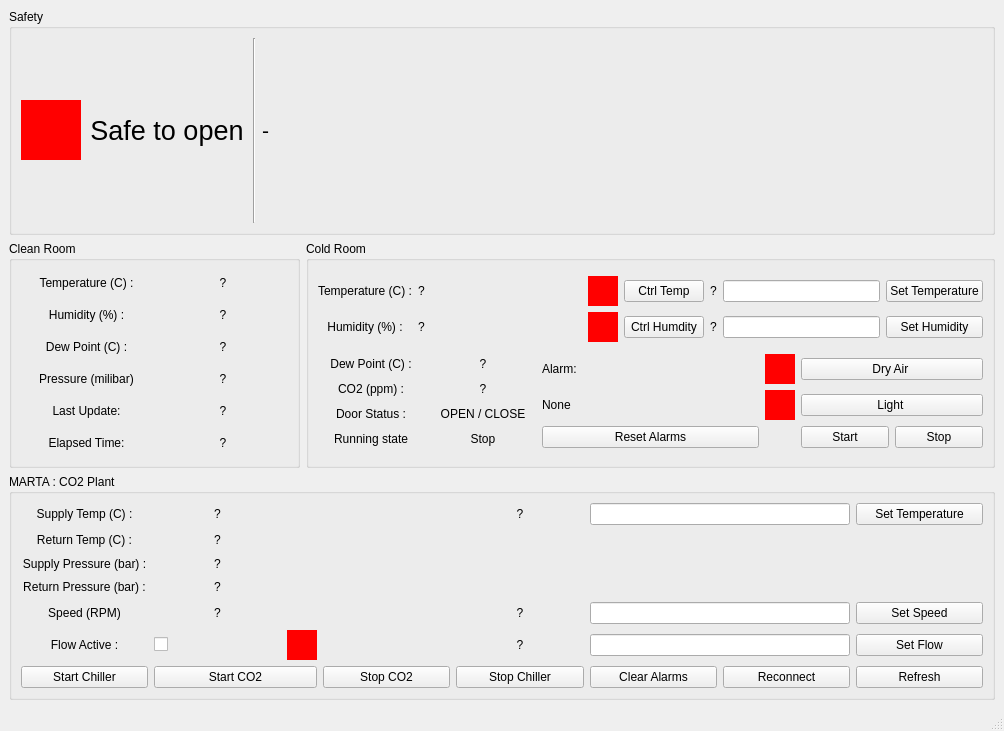
<?xml version="1.0" encoding="UTF-8"?>
<ui version="4.0">
 <class>MainWindow</class>
 <widget class="QMainWindow" name="MainWindow">
  <property name="geometry">
   <rect>
    <x>0</x>
    <y>0</y>
    <width>1004</width>
    <height>731</height>
   </rect>
  </property>
  <property name="windowTitle">
   <string>MainWindow</string>
  </property>
  <widget class="QWidget" name="centralwidget">
   <layout class="QGridLayout" name="gridLayout_9">
    <item row="1" column="0">
     <widget class="QGroupBox" name="groupBox">
      <property name="maximumSize">
       <size>
        <width>291</width>
        <height>241</height>
       </size>
      </property>
      <property name="title">
       <string>Clean Room</string>
      </property>
      <layout class="QGridLayout" name="gridLayout_5">
       <item row="0" column="0">
        <layout class="QGridLayout" name="gridLayout_4">
         <item row="0" column="0">
          <widget class="QLabel" name="cleanroom_temp_label">
           <property name="text">
            <string>Temperature (C) :</string>
           </property>
           <property name="alignment">
            <set>Qt::AlignCenter</set>
           </property>
          </widget>
         </item>
         <item row="0" column="1">
          <widget class="QLabel" name="cleanroom_temp_value_label">
           <property name="text">
            <string>?</string>
           </property>
           <property name="alignment">
            <set>Qt::AlignCenter</set>
           </property>
          </widget>
         </item>
         <item row="1" column="0">
          <widget class="QLabel" name="cleanroom_humidity_label">
           <property name="text">
            <string>Humidity (%) :</string>
           </property>
           <property name="alignment">
            <set>Qt::AlignCenter</set>
           </property>
          </widget>
         </item>
         <item row="1" column="1">
          <widget class="QLabel" name="cleanroom_humidity_value_label">
           <property name="text">
            <string>?</string>
           </property>
           <property name="alignment">
            <set>Qt::AlignCenter</set>
           </property>
          </widget>
         </item>
         <item row="2" column="0">
          <widget class="QLabel" name="cleanroom_dewpoint_label">
           <property name="text">
            <string>Dew Point (C) :</string>
           </property>
           <property name="alignment">
            <set>Qt::AlignCenter</set>
           </property>
          </widget>
         </item>
         <item row="2" column="1">
          <widget class="QLabel" name="cleanroom_dewpoint_value_label">
           <property name="text">
            <string>?</string>
           </property>
           <property name="alignment">
            <set>Qt::AlignCenter</set>
           </property>
          </widget>
         </item>
         <item row="3" column="0">
          <widget class="QLabel" name="cleanroom_presure_label">
           <property name="text">
            <string>Pressure (milibar)</string>
           </property>
           <property name="alignment">
            <set>Qt::AlignCenter</set>
           </property>
          </widget>
         </item>
         <item row="3" column="1">
          <widget class="QLabel" name="cleanroom_pressure_value_label">
           <property name="text">
            <string>?</string>
           </property>
           <property name="alignment">
            <set>Qt::AlignCenter</set>
           </property>
          </widget>
         </item>
         <item row="4" column="0">
          <widget class="QLabel" name="cleanroom_last_update_label">
           <property name="text">
            <string>Last Update:</string>
           </property>
           <property name="alignment">
            <set>Qt::AlignCenter</set>
           </property>
          </widget>
         </item>
         <item row="4" column="1">
          <widget class="QLabel" name="cleanroom_last_update_value_label">
           <property name="text">
            <string>?</string>
           </property>
           <property name="alignment">
            <set>Qt::AlignCenter</set>
           </property>
          </widget>
         </item>
         <item row="5" column="0">
          <widget class="QLabel" name="cleanroom_last_update_label_2">
           <property name="text">
            <string>Elapsed Time:</string>
           </property>
           <property name="alignment">
            <set>Qt::AlignCenter</set>
           </property>
          </widget>
         </item>
         <item row="5" column="1">
          <widget class="QLabel" name="cleanroom_last_update_value_label_2">
           <property name="text">
            <string>?</string>
           </property>
           <property name="alignment">
            <set>Qt::AlignCenter</set>
           </property>
          </widget>
         </item>
        </layout>
       </item>
      </layout>
     </widget>
    </item>
    <item row="1" column="1">
     <widget class="QGroupBox" name="groupBox_2">
      <property name="title">
       <string>Cold Room</string>
      </property>
      <layout class="QGridLayout" name="gridLayout_13">
       <item row="0" column="0" colspan="3">
        <layout class="QGridLayout" name="gridLayout_11">
         <item row="0" column="3">
          <widget class="QFrame" name="ctrl_temp_LED">
           <property name="minimumSize">
            <size>
             <width>30</width>
             <height>30</height>
            </size>
           </property>
           <property name="maximumSize">
            <size>
             <width>30</width>
             <height>30</height>
            </size>
           </property>
           <property name="styleSheet">
            <string notr="true">background-color: red;</string>
           </property>
           <property name="frameShape">
            <enum>QFrame::NoFrame</enum>
           </property>
           <property name="frameShadow">
            <enum>QFrame::Raised</enum>
           </property>
          </widget>
         </item>
         <item row="0" column="4">
          <widget class="QPushButton" name="coldroom_temp_ctrl_PB">
           <property name="text">
            <string>Ctrl Temp</string>
           </property>
          </widget>
         </item>
         <item row="0" column="5">
          <widget class="QLabel" name="coldroom_temp_set_point_label">
           <property name="text">
            <string>?</string>
           </property>
           <property name="alignment">
            <set>Qt::AlignCenter</set>
           </property>
          </widget>
         </item>
         <item row="1" column="6">
          <widget class="QLineEdit" name="coldroom_humidity_LE"/>
         </item>
         <item row="0" column="6">
          <widget class="QLineEdit" name="coldroom_temp_LE"/>
         </item>
         <item row="1" column="0">
          <widget class="QLabel" name="coldroom_humidity_label">
           <property name="text">
            <string>Humidity (%) :</string>
           </property>
           <property name="alignment">
            <set>Qt::AlignCenter</set>
           </property>
          </widget>
         </item>
         <item row="1" column="5">
          <widget class="QLabel" name="coldroom_humidity_set_point_label">
           <property name="text">
            <string>?</string>
           </property>
           <property name="alignment">
            <set>Qt::AlignCenter</set>
           </property>
          </widget>
         </item>
         <item row="1" column="2">
          <spacer name="horizontalSpacer_2">
           <property name="orientation">
            <enum>Qt::Horizontal</enum>
           </property>
           <property name="sizeHint" stdset="0">
            <size>
             <width>98</width>
             <height>28</height>
            </size>
           </property>
          </spacer>
         </item>
         <item row="1" column="4">
          <widget class="QPushButton" name="coldroom_humidity_ctrl_PB">
           <property name="text">
            <string>Ctrl Humdity</string>
           </property>
          </widget>
         </item>
         <item row="1" column="7">
          <widget class="QPushButton" name="coldroom_humidity_set_PB">
           <property name="text">
            <string>Set Humidity</string>
           </property>
          </widget>
         </item>
         <item row="1" column="1">
          <widget class="QLabel" name="coldroom_humidity_value_label">
           <property name="text">
            <string>?</string>
           </property>
           <property name="alignment">
            <set>Qt::AlignCenter</set>
           </property>
          </widget>
         </item>
         <item row="0" column="0">
          <widget class="QLabel" name="coldroom_temp_label">
           <property name="text">
            <string>Temperature (C) :</string>
           </property>
           <property name="alignment">
            <set>Qt::AlignCenter</set>
           </property>
          </widget>
         </item>
         <item row="0" column="2">
          <spacer name="horizontalSpacer">
           <property name="orientation">
            <enum>Qt::Horizontal</enum>
           </property>
           <property name="sizeHint" stdset="0">
            <size>
             <width>78</width>
             <height>28</height>
            </size>
           </property>
          </spacer>
         </item>
         <item row="0" column="1">
          <widget class="QLabel" name="coldroom_temp_value_label">
           <property name="text">
            <string>?</string>
           </property>
           <property name="alignment">
            <set>Qt::AlignCenter</set>
           </property>
          </widget>
         </item>
         <item row="0" column="7">
          <widget class="QPushButton" name="coldroom_temp_set_PB">
           <property name="text">
            <string>Set Temperature</string>
           </property>
          </widget>
         </item>
         <item row="1" column="3">
          <widget class="QFrame" name="ctrl_humidity_LED">
           <property name="minimumSize">
            <size>
             <width>30</width>
             <height>30</height>
            </size>
           </property>
           <property name="maximumSize">
            <size>
             <width>30</width>
             <height>30</height>
            </size>
           </property>
           <property name="styleSheet">
            <string notr="true">background-color: red;</string>
           </property>
           <property name="frameShape">
            <enum>QFrame::NoFrame</enum>
           </property>
           <property name="frameShadow">
            <enum>QFrame::Raised</enum>
           </property>
          </widget>
         </item>
        </layout>
       </item>
       <item row="1" column="0">
        <layout class="QGridLayout" name="gridLayout">
         <item row="0" column="0">
          <widget class="QLabel" name="coldroom_dewpoint_label">
           <property name="text">
            <string>Dew Point (C) :</string>
           </property>
           <property name="alignment">
            <set>Qt::AlignCenter</set>
           </property>
          </widget>
         </item>
         <item row="1" column="0">
          <widget class="QLabel" name="coldroom_co2_label">
           <property name="text">
            <string>CO2 (ppm) :</string>
           </property>
           <property name="alignment">
            <set>Qt::AlignCenter</set>
           </property>
          </widget>
         </item>
         <item row="1" column="1">
          <widget class="QLabel" name="coldroom_co2_value_label">
           <property name="text">
            <string>?</string>
           </property>
           <property name="alignment">
            <set>Qt::AlignCenter</set>
           </property>
          </widget>
         </item>
         <item row="2" column="0">
          <widget class="QLabel" name="coldroom_door_label">
           <property name="text">
            <string>Door Status :</string>
           </property>
           <property name="alignment">
            <set>Qt::AlignCenter</set>
           </property>
          </widget>
         </item>
         <item row="3" column="0">
          <widget class="QLabel" name="coldroom_runlabel">
           <property name="text">
            <string>Running state</string>
           </property>
           <property name="alignment">
            <set>Qt::AlignCenter</set>
           </property>
          </widget>
         </item>
         <item row="0" column="1">
          <widget class="QLabel" name="coldroom_dewpoint_value_label">
           <property name="text">
            <string>?</string>
           </property>
           <property name="alignment">
            <set>Qt::AlignCenter</set>
           </property>
          </widget>
         </item>
         <item row="2" column="1">
          <widget class="QLabel" name="coldroom_door_state_label">
           <property name="text">
            <string>OPEN / CLOSE</string>
           </property>
           <property name="alignment">
            <set>Qt::AlignCenter</set>
           </property>
          </widget>
         </item>
         <item row="3" column="1">
          <widget class="QLabel" name="coldroom_run_state_label">
           <property name="text">
            <string>Stop</string>
           </property>
           <property name="alignment">
            <set>Qt::AlignCenter</set>
           </property>
          </widget>
         </item>
        </layout>
       </item>
       <item row="1" column="1">
        <layout class="QGridLayout" name="gridLayout_6">
         <item row="0" column="0">
          <widget class="QLabel" name="alarm_label">
           <property name="text">
            <string>Alarm:</string>
           </property>
          </widget>
         </item>
         <item row="1" column="0">
          <widget class="QLabel" name="alarm_value">
           <property name="text">
            <string>None</string>
           </property>
          </widget>
         </item>
         <item row="2" column="0">
          <widget class="QPushButton" name="coldroom_reset_alarms_PB">
           <property name="text">
            <string>Reset Alarms</string>
           </property>
          </widget>
         </item>
        </layout>
       </item>
       <item row="1" column="2">
        <layout class="QGridLayout" name="gridLayout_8">
         <item row="0" column="0">
          <widget class="QFrame" name="dryair_LED">
           <property name="minimumSize">
            <size>
             <width>30</width>
             <height>30</height>
            </size>
           </property>
           <property name="maximumSize">
            <size>
             <width>30</width>
             <height>30</height>
            </size>
           </property>
           <property name="styleSheet">
            <string notr="true">background-color: red;</string>
           </property>
           <property name="frameShape">
            <enum>QFrame::NoFrame</enum>
           </property>
           <property name="frameShadow">
            <enum>QFrame::Raised</enum>
           </property>
          </widget>
         </item>
         <item row="0" column="1">
          <widget class="QPushButton" name="coldroom_dry_toggle_PB">
           <property name="text">
            <string>Dry Air </string>
           </property>
          </widget>
         </item>
         <item row="1" column="0">
          <widget class="QFrame" name="light_LED">
           <property name="minimumSize">
            <size>
             <width>30</width>
             <height>30</height>
            </size>
           </property>
           <property name="maximumSize">
            <size>
             <width>30</width>
             <height>30</height>
            </size>
           </property>
           <property name="styleSheet">
            <string notr="true">background-color: red;</string>
           </property>
           <property name="frameShape">
            <enum>QFrame::NoFrame</enum>
           </property>
           <property name="frameShadow">
            <enum>QFrame::Raised</enum>
           </property>
          </widget>
         </item>
         <item row="1" column="1">
          <widget class="QPushButton" name="coldroom_light_toggle_PB">
           <property name="text">
            <string>Light </string>
           </property>
          </widget>
         </item>
         <item row="2" column="1">
          <layout class="QGridLayout" name="gridLayout_7">
           <item row="0" column="0">
            <widget class="QPushButton" name="coldroom_run_start">
             <property name="text">
              <string>Start</string>
             </property>
            </widget>
           </item>
           <item row="0" column="1">
            <widget class="QPushButton" name="coldroom_run_stop">
             <property name="text">
              <string>Stop</string>
             </property>
            </widget>
           </item>
          </layout>
         </item>
        </layout>
       </item>
      </layout>
     </widget>
    </item>
    <item row="2" column="0" colspan="2">
     <widget class="QGroupBox" name="groupBox_3">
      <property name="title">
       <string>MARTA : CO2 Plant</string>
      </property>
      <layout class="QGridLayout" name="gridLayout_3">
       <item row="4" column="8">
        <widget class="QPushButton" name="marta_speed_set_PB">
         <property name="text">
          <string>Set Speed</string>
         </property>
        </widget>
       </item>
       <item row="6" column="5">
        <widget class="QPushButton" name="marta_alarms_clear_PB">
         <property name="text">
          <string>Clear Alarms</string>
         </property>
        </widget>
       </item>
       <item row="1" column="0">
        <widget class="QLabel" name="marta_temp_return_label">
         <property name="text">
          <string>Return Temp (C) :</string>
         </property>
         <property name="alignment">
          <set>Qt::AlignCenter</set>
         </property>
        </widget>
       </item>
       <item row="6" column="1" colspan="2">
        <widget class="QPushButton" name="marta_co2_start_PB">
         <property name="text">
          <string>Start CO2</string>
         </property>
        </widget>
       </item>
       <item row="1" column="1">
        <widget class="QLabel" name="marta_temp_return_value_label">
         <property name="text">
          <string>?</string>
         </property>
         <property name="alignment">
          <set>Qt::AlignCenter</set>
         </property>
        </widget>
       </item>
       <item row="4" column="0">
        <widget class="QLabel" name="marta_speed_label">
         <property name="text">
          <string>Speed (RPM)</string>
         </property>
         <property name="alignment">
          <set>Qt::AlignCenter</set>
         </property>
        </widget>
       </item>
       <item row="3" column="1">
        <widget class="QLabel" name="marta_pressure_return_value_label">
         <property name="text">
          <string>?</string>
         </property>
         <property name="alignment">
          <set>Qt::AlignCenter</set>
         </property>
        </widget>
       </item>
       <item row="0" column="8">
        <widget class="QPushButton" name="marta_temp_set_PB">
         <property name="text">
          <string>Set Temperature</string>
         </property>
        </widget>
       </item>
       <item row="4" column="5" colspan="2">
        <widget class="QLineEdit" name="marta_speed_LE"/>
       </item>
       <item row="5" column="8">
        <widget class="QPushButton" name="marta_flow_set_PB">
         <property name="text">
          <string>Set Flow</string>
         </property>
        </widget>
       </item>
       <item row="6" column="6">
        <widget class="QPushButton" name="marta_reconnect_PB">
         <property name="text">
          <string>Reconnect</string>
         </property>
        </widget>
       </item>
       <item row="0" column="1">
        <widget class="QLabel" name="marta_temp_supply_value_label">
         <property name="text">
          <string>?</string>
         </property>
         <property name="alignment">
          <set>Qt::AlignCenter</set>
         </property>
        </widget>
       </item>
       <item row="5" column="5" colspan="2">
        <widget class="QLineEdit" name="marta_flow_LE"/>
       </item>
       <item row="2" column="1">
        <widget class="QLabel" name="marta_pressure_supply_value_label">
         <property name="text">
          <string>?</string>
         </property>
         <property name="alignment">
          <set>Qt::AlignCenter</set>
         </property>
        </widget>
       </item>
       <item row="0" column="5" colspan="2">
        <widget class="QLineEdit" name="marta_temp_LE"/>
       </item>
       <item row="6" column="4">
        <widget class="QPushButton" name="marta_chiller_stop_PB">
         <property name="text">
          <string>Stop Chiller</string>
         </property>
        </widget>
       </item>
       <item row="6" column="0">
        <widget class="QPushButton" name="marta_chiller_start_PB">
         <property name="text">
          <string>Start Chiller</string>
         </property>
        </widget>
       </item>
       <item row="5" column="0">
        <widget class="QLabel" name="marta_flow_label">
         <property name="text">
          <string>Flow Active :</string>
         </property>
         <property name="alignment">
          <set>Qt::AlignCenter</set>
         </property>
        </widget>
       </item>
       <item row="4" column="1">
        <widget class="QLabel" name="marta_speed_value_label">
         <property name="text">
          <string>?</string>
         </property>
         <property name="alignment">
          <set>Qt::AlignCenter</set>
         </property>
        </widget>
       </item>
       <item row="0" column="4">
        <widget class="QLabel" name="marta_temp_set_point_label">
         <property name="text">
          <string>?</string>
         </property>
         <property name="alignment">
          <set>Qt::AlignCenter</set>
         </property>
        </widget>
       </item>
       <item row="5" column="2">
        <widget class="QFrame" name="marta_flow_flag_LED">
         <property name="minimumSize">
          <size>
           <width>30</width>
           <height>30</height>
          </size>
         </property>
         <property name="maximumSize">
          <size>
           <width>30</width>
           <height>30</height>
          </size>
         </property>
         <property name="styleSheet">
          <string notr="true">background-color: red;</string>
         </property>
         <property name="frameShape">
          <enum>QFrame::NoFrame</enum>
         </property>
         <property name="frameShadow">
          <enum>QFrame::Raised</enum>
         </property>
        </widget>
       </item>
       <item row="4" column="4">
        <widget class="QLabel" name="marta_speed_set_point_label">
         <property name="text">
          <string>?</string>
         </property>
         <property name="alignment">
          <set>Qt::AlignCenter</set>
         </property>
        </widget>
       </item>
       <item row="3" column="0">
        <widget class="QLabel" name="marta_pressure_return_label">
         <property name="text">
          <string>Return Pressure (bar) :</string>
         </property>
         <property name="alignment">
          <set>Qt::AlignCenter</set>
         </property>
        </widget>
       </item>
       <item row="5" column="4">
        <widget class="QLabel" name="marta_flow_set_point_label">
         <property name="text">
          <string>?</string>
         </property>
         <property name="alignment">
          <set>Qt::AlignCenter</set>
         </property>
        </widget>
       </item>
       <item row="6" column="3">
        <widget class="QPushButton" name="marta_co2_stop_PB">
         <property name="text">
          <string>Stop CO2</string>
         </property>
        </widget>
       </item>
       <item row="6" column="8">
        <widget class="QPushButton" name="marta_refresh_PB">
         <property name="text">
          <string>Refresh</string>
         </property>
        </widget>
       </item>
       <item row="2" column="0">
        <widget class="QLabel" name="marta_pressure_supply_label">
         <property name="text">
          <string>Supply Pressure (bar) :</string>
         </property>
         <property name="alignment">
          <set>Qt::AlignCenter</set>
         </property>
        </widget>
       </item>
       <item row="0" column="0">
        <widget class="QLabel" name="marta_temp_supply_label">
         <property name="text">
          <string>Supply Temp (C) :</string>
         </property>
         <property name="alignment">
          <set>Qt::AlignCenter</set>
         </property>
        </widget>
       </item>
       <item row="5" column="1">
        <widget class="QCheckBox" name="marta_flow_active_CB">
         <property name="text">
          <string/>
         </property>
        </widget>
       </item>
      </layout>
     </widget>
    </item>
    <item row="0" column="0" colspan="2">
     <widget class="QGroupBox" name="groupBox_4">
      <property name="title">
       <string>Safety</string>
      </property>
      <layout class="QGridLayout" name="gridLayout_2">
       <item row="0" column="0">
        <layout class="QHBoxLayout" name="horizontalLayout">
         <item>
          <widget class="QFrame" name="safe_to_open_LED">
           <property name="minimumSize">
            <size>
             <width>60</width>
             <height>60</height>
            </size>
           </property>
           <property name="maximumSize">
            <size>
             <width>60</width>
             <height>60</height>
            </size>
           </property>
           <property name="styleSheet">
            <string notr="true">background-color: red;</string>
           </property>
           <property name="frameShape">
            <enum>QFrame::NoFrame</enum>
           </property>
           <property name="frameShadow">
            <enum>QFrame::Raised</enum>
           </property>
          </widget>
         </item>
         <item>
          <widget class="QLabel" name="coldroom_runlabel_2">
           <property name="maximumSize">
            <size>
             <width>160</width>
             <height>60</height>
            </size>
           </property>
           <property name="font">
            <font>
             <pointsize>20</pointsize>
            </font>
           </property>
           <property name="text">
            <string>Safe to open</string>
           </property>
           <property name="alignment">
            <set>Qt::AlignCenter</set>
           </property>
          </widget>
         </item>
         <item>
          <widget class="Line" name="line">
           <property name="orientation">
            <enum>Qt::Vertical</enum>
           </property>
          </widget>
         </item>
         <item>
          <widget class="QLabel" name="door_safety_msg">
           <property name="font">
            <font>
             <pointsize>16</pointsize>
            </font>
           </property>
           <property name="text">
            <string>-</string>
           </property>
          </widget>
         </item>
        </layout>
       </item>
      </layout>
     </widget>
    </item>
   </layout>
  </widget>
  <widget class="QMenuBar" name="menubar">
   <property name="geometry">
    <rect>
     <x>0</x>
     <y>0</y>
     <width>1004</width>
     <height>30</height>
    </rect>
   </property>
  </widget>
  <widget class="QStatusBar" name="statusbar"/>
 </widget>
 <resources/>
 <connections/>
</ui>
